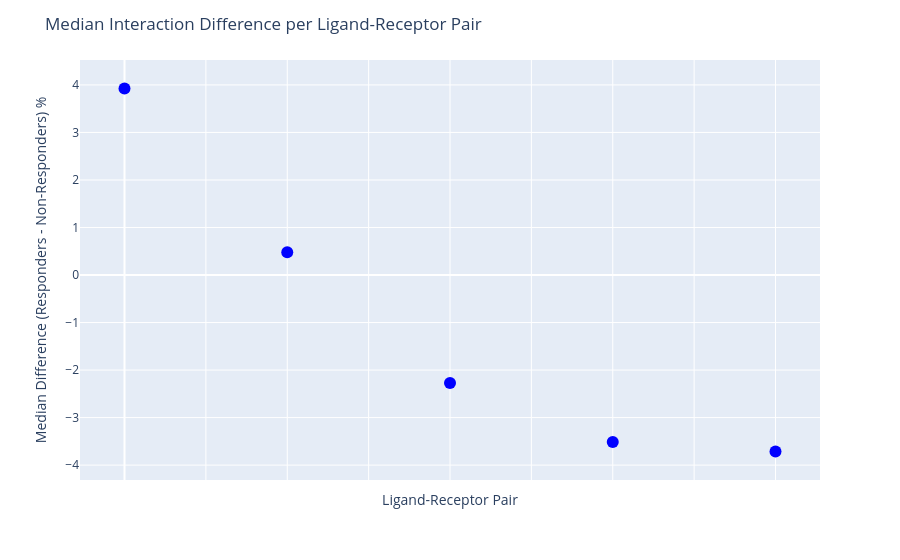

Source (notebook cell):
### Code cell
import plotly.express as px

# Average time to run a single pair in TMA A only 7 minutes on laptop. Probably about 18 minutes for full run
# Prepare ligand_receptor label
plot_df = output_df.copy()
plot_df["ligand_receptor"] = plot_df["ligand"] + "_" + plot_df["receptor"]

# Sort by difference descending (most positive on left)
plot_df = plot_df.sort_values(by="difference", ascending=False).reset_index(drop=True)
plot_df["x_index"] = range(len(plot_df))  # Evenly spaced x-axis

# Create scatter plot
fig = px.scatter(
    plot_df,
    x="x_index",
    y="difference",
    hover_name="ligand_receptor",   # hover shows only ligand_receptor
    color_discrete_sequence=["blue"],  # single color
)

# Increase dot size
fig.update_traces(marker=dict(size=12))  # larger dots

# Clean layout
fig.update_layout(
    title="Median Interaction Difference per Ligand-Receptor Pair",
    xaxis_title="Ligand-Receptor Pair",
    yaxis_title="Median Difference (Responders - Non-Responders) %",
    xaxis=dict(showticklabels=False),  # remove x-axis ticks
    showlegend=False
)

fig.show()

### Figure 1 — Plotly figure (JSON) as saved in the notebook; plotly's stock layout.template omitted (floating-point values rounded to 4 significant figures)
{"data": [{"hovertemplate": "<b>%{hovertext}</b><br><br>x_index=%{x}<br>difference=%{y}<extra></extra>", "hovertext": ["TGFB1_ACVR1B_TGFBR2", "TGFB2_ACVR1B_TGFBR2", "TGFB3_ACVR1B_TGFBR2", "TGFB3_TGFBR1_TGFBR2", "TGFB2_TGFBR1_TGFBR2"], "legendgroup": "", "marker": {"color": "blue", "size": 12, "symbol": "circle"}, "mode": "markers", "name": "", "orientation": "v", "showlegend": false, "type": "scatter", "x": [0, 1, 2, 3, 4], "xaxis": "x", "y": [3.925, 0.4806, -2.275, -3.514, -3.714], "yaxis": "y"}], "layout": {"autosize": true, "legend": {"tracegroupgap": 0}, "margin": {"t": 60}, "showlegend": false, "title": {"text": "Median Interaction Difference per Ligand-Receptor Pair"}, "xaxis": {"anchor": "y", "autorange": true, "domain": [0, 1], "range": [-0.2518, 4.252], "showticklabels": false, "title": {"text": "Ligand-Receptor Pair"}, "type": "linear"}, "yaxis": {"anchor": "x", "autorange": true, "domain": [0, 1], "range": [-4.486, 4.697], "title": {"text": "Median Difference (Responders - Non-Responders) %"}, "type": "linear"}}}
